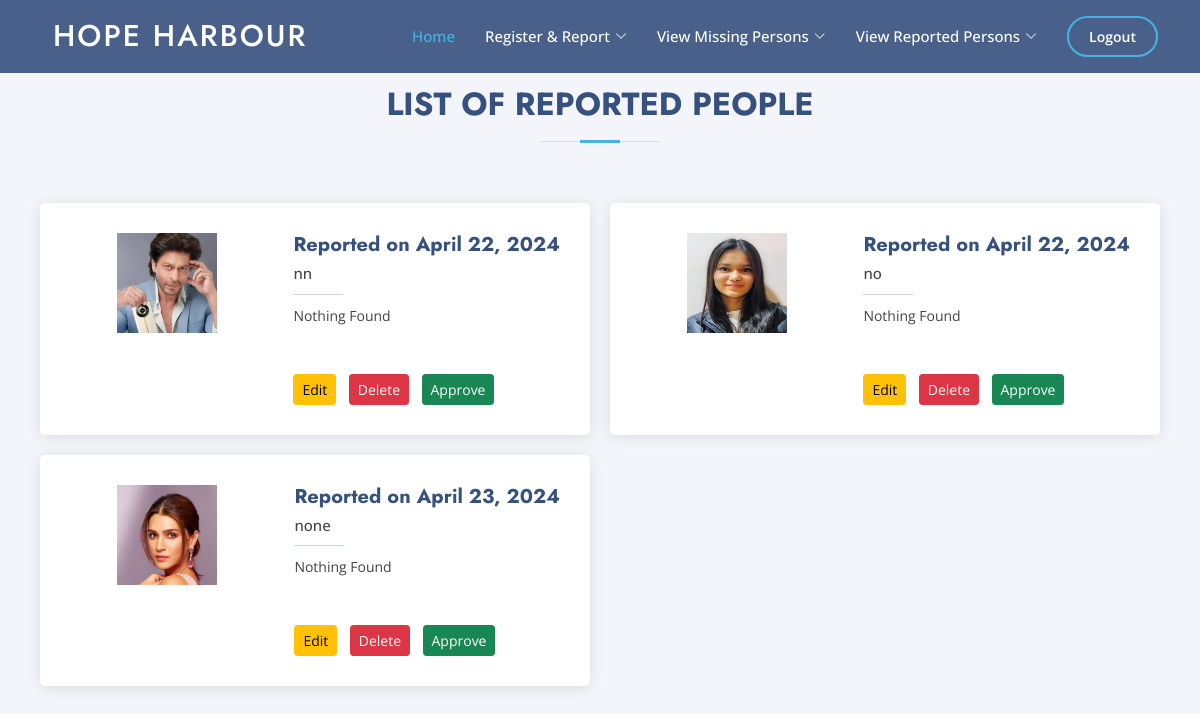
Page /people/list-reported-person/ (signed in) on the committed database.
### people/models.py (models this page shows, shortened)
class ReportedPerson(models.Model):
    reported_location = models.CharField(verbose_name="Found Location", max_length=200, blank=False, null=False)
    description = models.TextField(verbose_name="Any Other Important Details",max_length=1000, blank=True, null=True)
    photo = models.ImageField(verbose_name="Upload Photo of Reported Person",upload_to="reportedpersons/",  null=False, blank=False,)
    is_verified = models.BooleanField(verbose_name="Is this valid reporting?", default=False)
    face_id = models.CharField(verbose_name="Face ID of Reported Person",max_length=200, blank=True, null=True, )
    is_matched_with_missing_person = models.BooleanField(verbose_name="Has the match found?", default=False)
    matched_confindence = models.CharField(verbose_name="Details of Match", max_length=200, blank=True, null=True)
    matched_face_id = models.CharField(verbose_name="Face ID of Matched Person",max_length=200, blank=True, null=True, )
    created_date = models.DateTimeField(auto_now_add=True)
    modified_date = models.DateTimeField(auto_now=True)
    class Meta:
        verbose_name = 'Reported People'
        verbose_name_plural = 'Reported People'
        ordering = ('created_date', )

### people/views.py (the view)
# urls.py: path('list-reported-person/', ReportedPersonListView.as_view(), name='list_reported_person'),
class ReportedPersonListView(LoginRequiredMixin, ListView):
    login_url = reverse_lazy('index')
    logout_url = reverse_lazy('index')
    model = ReportedPerson
    template_name = 'people/reported_person_list.html'
    context_object_name = "reported_persons"

### asgiref/local.py (called while the page is built)
    def __getattr__(self, key):
        storage_object = self._data.get({})
        try:
            return storage_object[key]
        except KeyError:
            raise AttributeError(f"{self!r} object has no attribute {key!r}")

    def __setattr__(self, key: str, value: Any) -> None:
        if key == "_data":
            return super().__setattr__(key, value)
        storage_object = self._data.get({})
        storage_object[key] = value
        self._data.set(storage_object)

    def __delattr__(self, key: str) -> None:
        storage_object = self._data.get({})
        if key in storage_object:
            del storage_object[key]
            self._data.set(storage_object)
        else:
            raise AttributeError(f"{self!r} object has no attribute {key!r}")

    @contextlib.contextmanager
    def _lock_storage(self):
        if self._thread_critical:
            try:
                asyncio.get_running_loop()
            except RuntimeError:
                yield self._storage
            else:
                if not hasattr(self._storage, "cvar"):
                    self._storage.cvar = _CVar()
                yield self._storage.cvar
        else:
            with self._thread_lock:
                yield self._storage

    def __getattr__(self, key):
        with self._lock_storage() as storage:
            return getattr(storage, key)

    def __setattr__(self, key, value):
        if key in ("_local", "_storage", "_thread_critical", "_thread_lock"):
            return super().__setattr__(key, value)
        with self._lock_storage() as storage:
            setattr(storage, key, value)

    def __delattr__(self, key):
        with self._lock_storage() as storage:
            delattr(storage, key)

### people/templates/people/reported_person_list.html
{% extends 'landing/base.html' %}
{% load static %}
{% block content %}
<section id="team" class="team section-bg">
	<div class="container" style="padding-top: 25px;">
		<div class="section-title">
			<h2>List of Reported People</h2>
		</div>
		<div class="row">
			{% for object in reported_persons %}
			<div class="col-lg-6" style="padding: 10px;">
				<div class="member d-flex align-items-start">
					<div class="rounded mx-auto d-block"><img src="{{object.photo.url}}" alt="" height="100"
							width="100"></div>
					<div class="member-info">
						<h4>Reported on {{ object.created_date.date}}</h4>
						<span>{{ object.description }}</span>
						{% if object.is_matched_with_missing_person %}
						<p>{{ object.matched_confindence }} <a
								href="{% url 'show_found_person' object.matched_face_id%}">Details
								Here!</a> </p>
						{% else %}
						<p>Nothing Found</p>
						{% endif %}
						<br>
						<br>
						<div class="">
							<a href="{% url 'update_reported_person' object.pk%}" class="btn btn-sm btn-warning"
								role="button">Edit</a> &nbsp
							<a href="{% url 'delete_reported_person' object.pk%}" class="btn btn-sm btn-danger"
								role="button"> Delete</a> &nbsp
							{%if not object.is_verified%}
							<a href="{% url 'verify_reported_person' object.pk%}" class="btn btn-sm btn-success"
								role="button"> Approve</a> &nbsp
							{%endif%}
						</div>
					</div>
				</div>
			</div>
			{% empty %}
			No entries available.
			{% endfor %}
		</div>
	</div>
</section>
{% endblock content %}

### landing/templates/landing/base.html (shortened to what this page needs)
{% load static %}
<!DOCTYPE html>
<html lang="en">
<head>
    {% block head %}
    {% load static %}
    <link href="{% static 'landing/vendor/aos/aos.css'%}" rel="stylesheet">
    <link href="{% static 'landing/vendor/bootstrap/css/bootstrap.min.css'%}" rel="stylesheet">
    <link href="{% static 'landing/vendor/bootstrap-icons/bootstrap-icons.css'%}" rel="stylesheet">
    <link href="{% static 'landing/vendor/boxicons/css/boxicons.min.css'%}" rel="stylesheet">
    <link href="{% static 'landing/vendor/glightbox/css/glightbox.min.css'%}" rel="stylesheet">
    <link href="{% static 'landing/vendor/remixicon/remixicon.css'%}" rel="stylesheet">
    <link href="{% static 'landing/vendor/swiper/swiper-bundle.min.css'%}" rel="stylesheet">
    <link href="{% static 'landing/css/style.css'%}" rel="stylesheet">
    {% endblock head %}
</head>
<body>
    <header id="header" class="fixed-top " style="background-color: rgba(	55, 81, 126, 0.9);">
        <div class="container d-flex align-items-center">
            <h1 class="logo me-auto"><a href="{% url 'index' %}" class="logo me-auto"><img
                        alt=""> Hope
                    Harbour</a></h1>
            <nav id="navbar" class="navbar">
                <ul>
                    {% if user.is_authenticated %}
                    <li><a class="nav-link scrollto active" href="{% url 'index' %}#hero">Home</a></li>
                    <li class="dropdown"><a href="#"><span>Register & Report</span> <i
                                class="bi bi-chevron-down"></i></a>
                    </li>
                    <li class="dropdown"><a href="#"><span>View Missing Persons</span> <i
                                class="bi bi-chevron-down"></i></a>
                    </li>
                    <li class="dropdown"><a href="#"><span>View Reported Persons</span> <i
                                class="bi bi-chevron-down"></i></a>
                    </li>
                    <li><a class="getstarted scrollto" href="{% url 'logout'%}">Logout</a></li>
                    {% endif %}
                </ul>
            </nav>
        </div>
    </header>
    {% block content %}
    {% endblock content %}
</body>
</html>

### landing/static/landing/css/style.css (style rules this page uses)
body { font-family: "Open Sans", sans-serif; color: #444444; }
a { color: #47b2e4; text-decoration: none; }
h1, h2, h3, h4, h5, h6 { font-family: "Jost", sans-serif; }
#header { transition: all 0.5s; z-index: 997; padding: 15px 0; }
#header .logo { font-size: 30px; margin: 0; padding: 0; line-height: 1; font-weight: 500; letter-spacing: 2px; text-transform: uppercase; }
#header .logo a { color: #fff; }
.navbar { padding: 0; }
.navbar ul { margin: 0; padding: 0; display: flex; list-style: none; align-items: center; }
.navbar li { position: relative; }
.navbar a, .navbar a:focus { display: flex; align-items: center; justify-content: space-between; padding: 10px 0 10px 30px; font-size: 15px; font-weight: 500; color: #fff; white-space: nowrap; transition: 0.3s; }
.navbar a i, .navbar a:focus i { font-size: 12px; line-height: 0; margin-left: 5px; }
.navbar a:hover, .navbar .active, .navbar .active:focus, .navbar li:hover>a { color: #47b2e4; }
.navbar .getstarted, .navbar .getstarted:focus { padding: 8px 20px; margin-left: 30px; border-radius: 50px; color: #fff; font-size: 14px; border: 2px solid #47b2e4; font-weight: 600; }
section { padding: 60px 0; overflow: hidden; }
.section-bg { background-color: #f3f5fa; }
.section-title { text-align: center; padding-bottom: 30px; }
.section-title h2 { font-size: 32px; font-weight: bold; text-transform: uppercase; margin-bottom: 20px; padding-bottom: 20px; position: relative; color: #37517e; }
.section-title h2::before { content: ""; position: absolute; display: block; width: 120px; height: 1px; background: #ddd; bottom: 1px; left: calc(50% - 60px); }
.section-title h2::after { content: ""; position: absolute; display: block; width: 40px; height: 3px; background: #47b2e4; bottom: 0; left: calc(50% - 20px); }
.team .member { position: relative; box-shadow: 0px 2px 15px rgba(0, 0, 0, 0.1); padding: 30px; border-radius: 5px; background: #fff; transition: 0.5s; }
.team .member .member-info { padding-left: 30px; }
.team .member h4 { font-weight: 700; margin-bottom: 5px; font-size: 20px; color: #37517e; }
.team .member span { display: block; font-size: 15px; padding-bottom: 10px; position: relative; font-weight: 500; }
.team .member span::after { content: ""; position: absolute; display: block; width: 50px; height: 1px; background: #cbd6e9; bottom: 0; left: 0; }
.team .member p { margin: 10px 0 0 0; font-size: 14px; }

### rows in the picture
ReportedPerson: photo (picture), created_date "April 22, 2024", description "nn", is_matched_with_missing_person "Nothing Found", is_verified "Approve"
ReportedPerson: photo (picture), created_date "April 22, 2024", description "no", is_matched_with_missing_person "Nothing Found", is_verified "Approve"
ReportedPerson: photo (picture), created_date "April 23, 2024", description "none", is_matched_with_missing_person "Nothing Found", is_verified "Approve"
